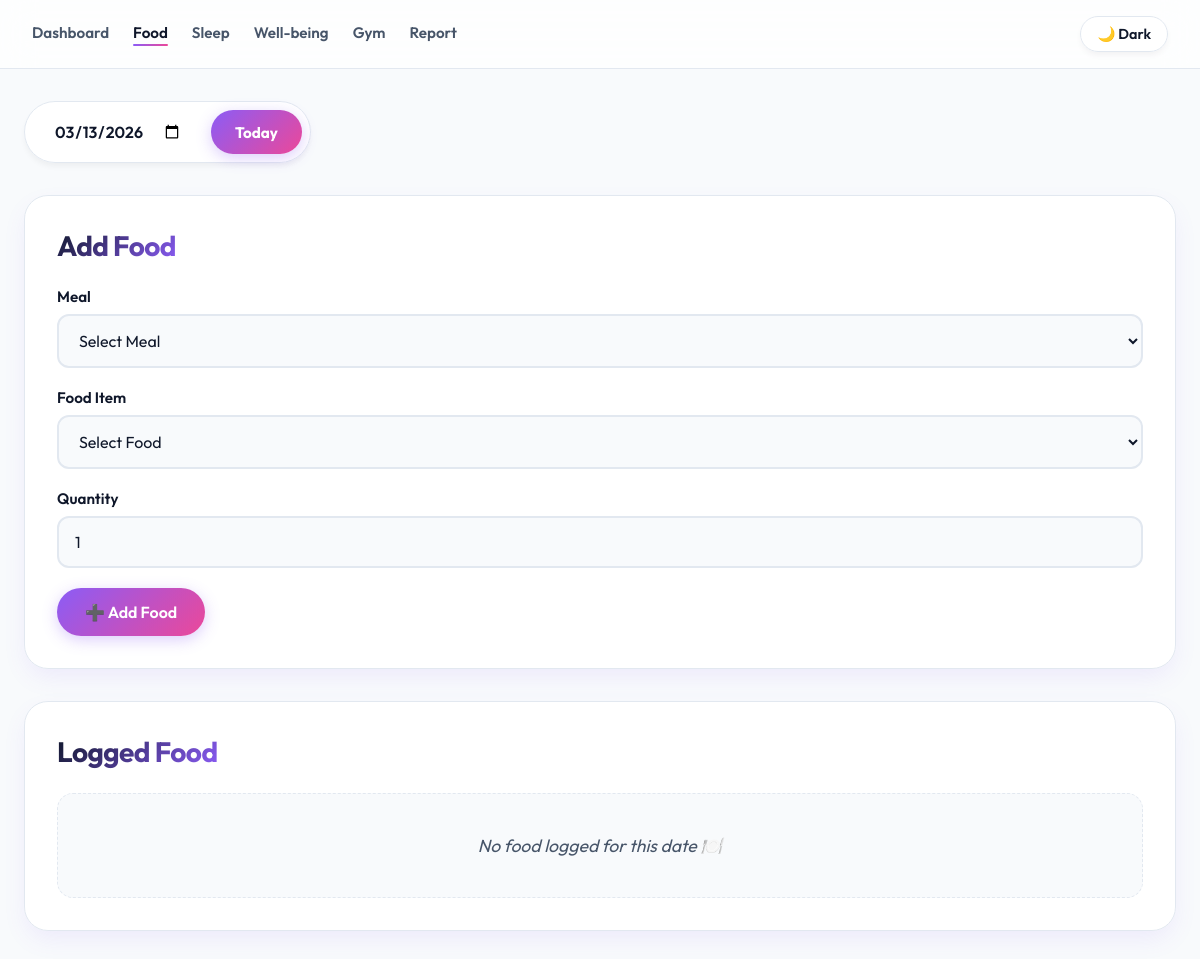
The app's page /food?date=2026-03-13, older data.
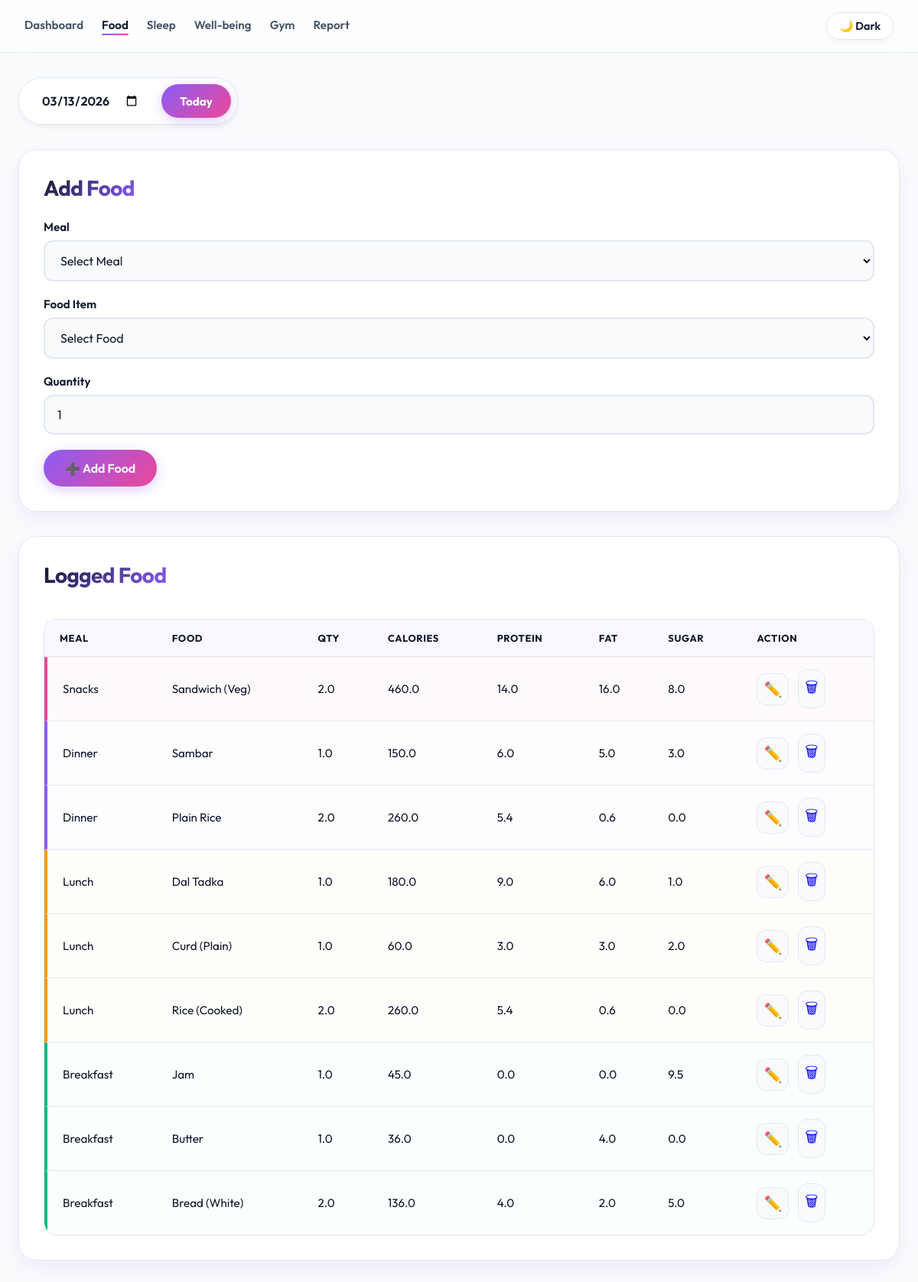
The same page, newer data.
### tables this page shows
CREATE TABLE food_log (
            id INTEGER PRIMARY KEY AUTOINCREMENT,
            date TEXT,
            meal TEXT,
            food TEXT,
            qty REAL,
            calories REAL,
            protein REAL,
            fat REAL,
            sugar REAL
        );

### app.py (the view, shortened to what this page needs)
@app.route("/food", methods=["GET", "POST"])
def food():
    db = get_db()
    selected_date = request.args.get("date", request.form.get("date", date.today().isoformat()))
    food_logs = db.execute(
        "SELECT * FROM food_log WHERE date=? ORDER BY id DESC",
        (selected_date,)
    ).fetchall()
    db.close()
    return render_template("food.html", food_logs=food_logs, food_data=FOOD_DATA, selected_date=selected_date)

### app.py (called while the page is built)
def get_db():
    db = sqlite3.connect(DB_NAME)
    db.row_factory = sqlite3.Row
    return db

### templates/food.html (shortened to what this page needs)
<!DOCTYPE html>
<html lang="en">
<head>
    <link rel="stylesheet" href="{{ url_for('static', filename='style.css') }}">
</head>
<body>
<nav class="navbar">
    <div class="nav-left" id="navMenu">
        <a href="/">Dashboard</a>
        <a href="/food" class="active">Food</a>
        <a href="/sleep">Sleep</a>
        <a href="/wellbeing">Well-being</a>
        <a href="/gym">Gym</a>
        <a href="/report">Report</a>
    </div>
    <button id="themeToggle" class="theme-btn">🌙 Dark</button>
</nav>
<div class="page-container">
    <div class="date-control">
        <form method="get">
            <input
                type="date"
                name="date"
                value="{{ selected_date }}"
                onchange="this.form.submit()"
                class="date-input"
            >
        </form>
        <a href="/food" class="today-btn">Today</a>
    </div>
    <div class="card">
        <h2>Add Food</h2>
        <form method="post" class="food-form">
            <div class="form-row">
                <label>Meal</label>
                <select name="meal" id="mealSelect" required>
                    <option value="">Select Meal</option>
                </select>
            </div>
            <div class="form-row">
                <label>Food Item</label>
                <select name="food" id="foodSelect" required>
                    <option value="">Select Food</option>
                </select>
            </div>
            <div class="form-row">
                <label>Quantity</label>
                <input
                    type="number"
                    name="qty"
                    value="1"
                    step="0.5"
                    min="0.5"
                    required
                >
            </div>
            <button type="submit" class="primary-btn">➕ Add Food</button>
        </form>
    </div>
    <div class="card">
        <h2>Logged Food</h2>
        {% if food_logs %}
        <div class="table-wrapper">
        <table>
            <tr>
                <th>Meal</th>
                <th>Food</th>
                <th>Qty</th>
                <th>Calories</th>
                <th>Protein</th>
                <th>Fat</th>
                <th>Sugar</th>
                <th>Action</th>
            </tr>
            {% for f in food_logs %}
            <tr class="meal-{{ f.meal }}">
                <td>{{ f.meal }}</td>
                <td>{{ f.food }}</td>
                <td>{{ f.qty | round(2) }}</td>
                <td>{{ f.calories | round(2) }}</td>
                <td>{{ f.protein | round(2) }}</td>
                <td>{{ f.fat | round(2) }}</td>
                <td>{{ f.sugar | round(2) }}</td>
                <td class="action-cell">
                    <a href="/food/edit/{{ f.id }}"
                       class="action-btn edit-btn"
                       title="Edit">✏️</a>
                    <a href="/food/delete/{{ f.id }}?date={{ selected_date }}"
                       class="action-btn delete-btn"
                       title="Delete"
                       onclick="return confirm('Delete this item?')">🗑</a>
                </td>
            </tr>
            {% endfor %}
        </table>
        </div>
        {% else %}
            <p class="empty-state">No food logged for this date 🍽️</p>
        {% endif %}
    </div>
</div>
</body>
</html>

Row changes from the older to the newer data that the page shows:
added food_log: meal "Snacks", food "Sandwich (Veg)", qty "2.0", calories "460.0", protein "14.0", fat "16.0", sugar "8.0"
added food_log: meal "Dinner", food "Sambar", qty "1.0", calories "150.0", protein "6.0", fat "5.0", sugar "3.0"
added food_log: meal "Dinner", food "Plain Rice", qty "2.0", calories "260.0", protein "5.4", fat "0.6", sugar "0.0"
added food_log: meal "Lunch", food "Dal Tadka", qty "1.0", calories "180.0", protein "9.0", fat "6.0", sugar "1.0"
added food_log: meal "Lunch", food "Curd (Plain)", qty "1.0", calories "60.0", protein "3.0", fat "3.0", sugar "2.0"
added food_log: meal "Lunch", food "Rice (Cooked)", qty "2.0", calories "260.0", protein "5.4", fat "0.6", sugar "0.0"
added food_log: meal "Breakfast", food "Jam", qty "1.0", calories "45.0", protein "0.0", fat "0.0", sugar "9.5"
added food_log: meal "Breakfast", food "Butter", qty "1.0", calories "36.0", protein "0.0", fat "4.0", sugar "0.0"
added food_log: meal "Breakfast", food "Bread (White)", qty "2.0", calories "136.0", protein "4.0", fat "2.0", sugar "5.0"
Text that changed along with them:
text no longer shown: "No food logged for this date 🍽️"
text now shown: "MEAL FOOD QTY CALORIES PROTEIN FAT SUGAR ACTION"
